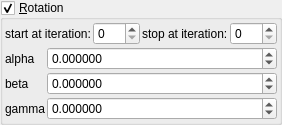
    <widget class="MyGroupBox" name="groupCheck_transf_rotation_enabled">
     <property name="title">
      <string>&amp;Rotation</string>
     </property>
     <property name="checkable">
      <bool>true</bool>
     </property>
     <layout class="QVBoxLayout" name="verticalLayout_9" stretch="0,0">
      <property name="spacing">
       <number>2</number>
      </property>
      <property name="leftMargin">
       <number>2</number>
      </property>
      <property name="topMargin">
       <number>2</number>
      </property>
      <property name="rightMargin">
       <number>2</number>
      </property>
      <property name="bottomMargin">
       <number>2</number>
      </property>
      <item>
       <layout class="QHBoxLayout" name="horizontalLayout_5" stretch="0,1,0,1">
        <item>
         <widget class="QLabel" name="label_90">
          <property name="text">
           <string>start at iteration:</string>
          </property>
         </widget>
        </item>
        <item>
         <widget class="MySpinBox" name="spinboxInt_transf_start_iterations_R">
          <property name="sizePolicy">
           <sizepolicy hsizetype="Minimum" vsizetype="Maximum">
            <horstretch>0</horstretch>
            <verstretch>0</verstretch>
           </sizepolicy>
          </property>
          <property name="minimum">
           <number>0</number>
          </property>
          <property name="maximum">
           <number>999</number>
          </property>
          <property name="value">
           <number>0</number>
          </property>
         </widget>
        </item>
        <item>
         <widget class="QLabel" name="label_62">
          <property name="text">
           <string>stop at iteration:</string>
          </property>
         </widget>
        </item>
        <item>
         <widget class="MySpinBox" name="spinboxInt_transf_stop_iterations_R">
          <property name="sizePolicy">
           <sizepolicy hsizetype="Preferred" vsizetype="Maximum">
            <horstretch>0</horstretch>
            <verstretch>0</verstretch>
           </sizepolicy>
          </property>
          <property name="maximum">
           <number>999</number>
          </property>
         </widget>
        </item>
       </layout>
      </item>
      <item>
       <layout class="QGridLayout" name="gridLayout_32" columnstretch="0,1">
        <property name="spacing">
         <number>2</number>
        </property>
        <item row="0" column="1">
         <widget class="MyDoubleSpinBox" name="spinboxd3_transf_rotation_x">
          <property name="sizePolicy">
           <sizepolicy hsizetype="Minimum" vsizetype="Maximum">
            <horstretch>0</horstretch>
            <verstretch>0</verstretch>
           </sizepolicy>
          </property>
          <property name="prefix">
           <string/>
          </property>
          <property name="suffix">
           <string/>
          </property>
          <property name="decimals">
           <number>6</number>
          </property>
          <property name="minimum">
           <double>-36000.000000000000000</double>
          </property>
          <property name="maximum">
           <double>36000.000000000000000</double>
          </property>
          <property name="singleStep">
           <double>1.000000000000000</double>
          </property>
         </widget>
        </item>
        <item row="0" column="0">
         <widget class="QLabel" name="label_48">
          <property name="text">
           <string notr="true">alpha</string>
          </property>
         </widget>
        </item>
        <item row="2" column="1">
         <widget class="MyDoubleSpinBox" name="spinboxd3_transf_rotation_z">
          <property name="sizePolicy">
           <sizepolicy hsizetype="Minimum" vsizetype="Maximum">
            <horstretch>0</horstretch>
            <verstretch>0</verstretch>
           </sizepolicy>
          </property>
          <property name="prefix">
           <string/>
          </property>
          <property name="suffix">
           <string/>
          </property>
          <property name="decimals">
           <number>6</number>
          </property>
          <property name="minimum">
           <double>-36000.000000000000000</double>
          </property>
          <property name="maximum">
           <double>36000.000000000000000</double>
          </property>
          <property name="singleStep">
           <double>1.000000000000000</double>
          </property>
         </widget>
        </item>
        <item row="2" column="0">
         <widget class="QLabel" name="label_46">
          <property name="text">
           <string notr="true">gamma</string>
          </property>
         </widget>
        </item>
        <item row="1" column="0">
         <widget class="QLabel" name="label_47">
          <property name="text">
           <string notr="true">beta</string>
          </property>
         </widget>
        </item>
        <item row="1" column="1">
         <widget class="MyDoubleSpinBox" name="spinboxd3_transf_rotation_y">
          <property name="sizePolicy">
           <sizepolicy hsizetype="Minimum" vsizetype="Maximum">
            <horstretch>0</horstretch>
            <verstretch>0</verstretch>
           </sizepolicy>
          </property>
          <property name="prefix">
           <string/>
          </property>
          <property name="suffix">
           <string/>
          </property>
          <property name="decimals">
           <number>6</number>
          </property>
          <property name="minimum">
           <double>-36000.000000000000000</double>
          </property>
          <property name="maximum">
           <double>36000.000000000000000</double>
          </property>
          <property name="singleStep">
           <double>1.000000000000000</double>
          </property>
         </widget>
        </item>
       </layout>
      </item>
     </layout>
    </widget>
